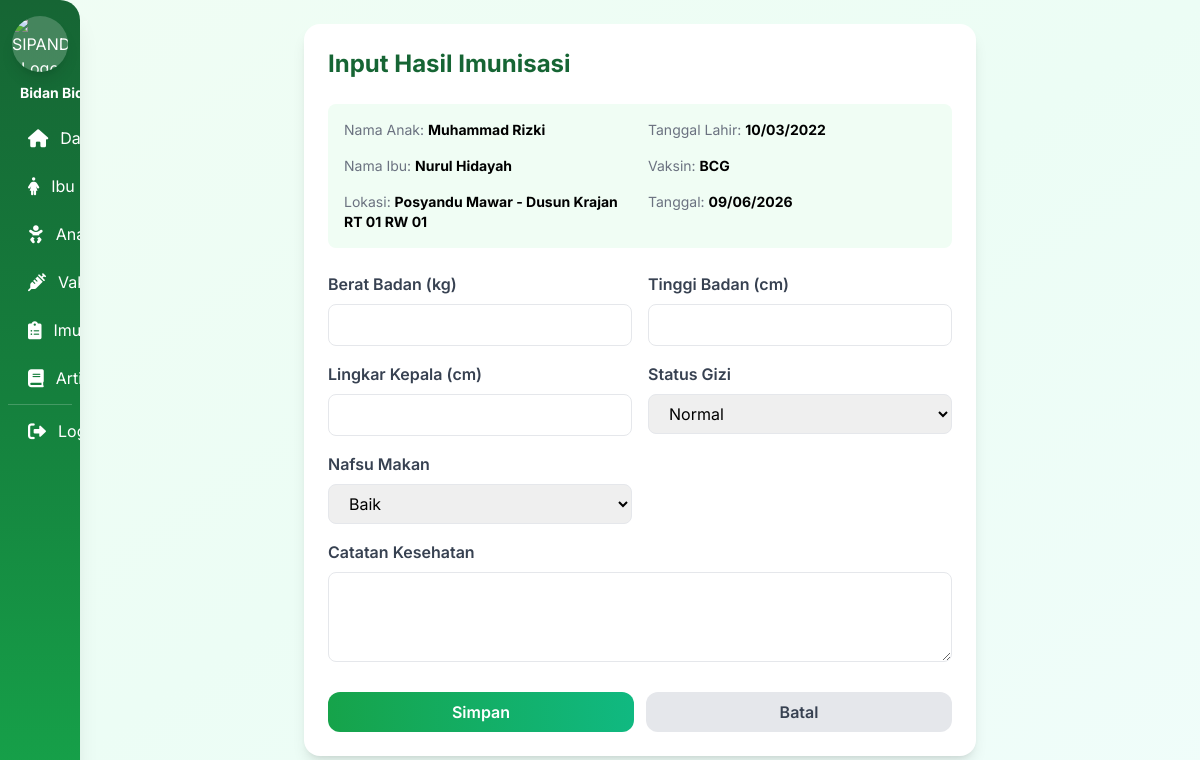
Page /bidan/imunisasi/tambah_hasil.php?id=1 (signed in) on the committed database.
### tables this page shows
CREATE TABLE pendaftaran_imunisasi (
    id_pendaftaran INT PRIMARY KEY AUTO_INCREMENT,
    id_jadwal INT NOT NULL,
    id_anak INT NOT NULL,
    STATUS ENUM('pending', 'selesai', 'batal') DEFAULT 'pending',
    tgl_daftar TIMESTAMP DEFAULT CURRENT_TIMESTAMP,
    created_at TIMESTAMP DEFAULT CURRENT_TIMESTAMP,
    created_by VARCHAR(16),
    updated_at TIMESTAMP DEFAULT CURRENT_TIMESTAMP ON UPDATE CURRENT_TIMESTAMP,
    updated_by VARCHAR(16),

    FOREIGN KEY (id_jadwal) REFERENCES jadwal_imunisasi(id_jadwal) ON DELETE CASCADE,
    FOREIGN KEY (id_anak) REFERENCES anak(id_anak) ON DELETE CASCADE,
    FOREIGN KEY (created_by) REFERENCES users(nik) ON DELETE SET NULL,
    FOREIGN KEY (updated_by) REFERENCES users(nik) ON DELETE SET NULL
);

CREATE TABLE anak (
    id_anak INT PRIMARY KEY AUTO_INCREMENT,
    nik_ibu VARCHAR(16) NOT NULL,
    nama_anak VARCHAR(100) NOT NULL,
    tempat_lahir VARCHAR(100),
    tanggal_lahir DATE,
    jenis_kelamin ENUM('L','P'),
    berat_lahir DECIMAL(5,2),
    panjang_lahir DECIMAL(5,2),
    created_at TIMESTAMP DEFAULT CURRENT_TIMESTAMP,
    updated_at TIMESTAMP DEFAULT CURRENT_TIMESTAMP ON UPDATE CURRENT_TIMESTAMP,
    
    FOREIGN KEY (nik_ibu) REFERENCES users(nik) ON DELETE CASCADE ON UPDATE CASCADE
);

CREATE TABLE users (
    nik VARCHAR(16) PRIMARY KEY,
    PASSWORD VARCHAR(255) NOT NULL,
    no_wa VARCHAR(20),
    nama_lengkap VARCHAR(100) NOT NULL,
    alamat TEXT,
    ROLE ENUM('admin','bidan','ibu') DEFAULT 'ibu',
    STATUS ENUM('active','pending','inactive') DEFAULT 'pending',
    created_at TIMESTAMP DEFAULT CURRENT_TIMESTAMP,
    created_by VARCHAR(16),
    updated_at TIMESTAMP DEFAULT CURRENT_TIMESTAMP ON UPDATE CURRENT_TIMESTAMP,
    updated_by VARCHAR(16),
    
    FOREIGN KEY (created_by) REFERENCES users(nik) ON DELETE SET NULL,
    FOREIGN KEY (updated_by) REFERENCES users(nik) ON DELETE SET NULL
);

CREATE TABLE vaksin (
    id_vaksin INT PRIMARY KEY AUTO_INCREMENT,
    nama_vaksin VARCHAR(100) NOT NULL,
    deskripsi TEXT,
    usia_rekomendasi INT,
    created_at TIMESTAMP DEFAULT CURRENT_TIMESTAMP
);

CREATE TABLE jadwal_imunisasi (
    id_jadwal INT PRIMARY KEY AUTO_INCREMENT,
    id_vaksin INT NOT NULL,
    tanggal DATE NOT NULL,
    lokasi VARCHAR(150) NOT NULL,
    petugas_nik VARCHAR(16),
    created_at TIMESTAMP DEFAULT CURRENT_TIMESTAMP,
    created_by VARCHAR(16),
    updated_at TIMESTAMP DEFAULT CURRENT_TIMESTAMP ON UPDATE CURRENT_TIMESTAMP,
    updated_by VARCHAR(16),
    
    FOREIGN KEY (id_vaksin) REFERENCES vaksin(id_vaksin) ON DELETE CASCADE,
    FOREIGN KEY (petugas_nik) REFERENCES users(nik) ON DELETE SET NULL,
    FOREIGN KEY (created_by) REFERENCES users(nik) ON DELETE SET NULL,
    FOREIGN KEY (updated_by) REFERENCES users(nik) ON DELETE SET NULL
);

### bidan/imunisasi/tambah_hasil.php (the view, shortened to what this page needs)
<?php
require_once __DIR__ . '/../../auth/cek_bidan.php';
$pendaftaran_id = isset($_GET['id']) ? (int)$_GET['id'] : 0;
$data = mysqli_fetch_assoc(mysqli_query($conn, "SELECT pi.*, a.nama_anak, a.tanggal_lahir, a.berat_lahir, a.panjang_lahir,
    u.nama_lengkap as nama_ibu, v.nama_vaksin, j.tanggal, j.lokasi
    FROM pendaftaran_imunisasi pi
    JOIN anak a ON pi.id_anak=a.id_anak
    JOIN users u ON a.nik_ibu=u.nik
    JOIN jadwal_imunisasi j ON pi.id_jadwal=j.id_jadwal
    JOIN vaksin v ON j.id_vaksin=v.id_vaksin
    WHERE pi.id_pendaftaran=$pendaftaran_id"));
include __DIR__ . '/../../templates/sidebar.php';
?>
<div class="max-w-2xl mx-auto fade-in">
    <div class="bg-white rounded-2xl shadow-lg p-6">
        <h1 class="text-2xl font-bold text-green-800 mb-6">Input Hasil Imunisasi</h1>
        <div class="bg-green-50 p-4 rounded-lg mb-6 grid grid-cols-2 gap-4 text-sm">
            <div><span class="text-gray-500">Nama Anak:</span> <strong><?php echo htmlspecialchars($data['nama_anak']); ?></strong></div>
            <div><span class="text-gray-500">Tanggal Lahir:</span> <strong><?php echo date('d/m/Y', strtotime($data['tanggal_lahir'])); ?></strong></div>
            <div><span class="text-gray-500">Nama Ibu:</span> <strong><?php echo htmlspecialchars($data['nama_ibu']); ?></strong></div>
            <div><span class="text-gray-500">Vaksin:</span> <strong><?php echo htmlspecialchars($data['nama_vaksin']); ?></strong></div>
            <div><span class="text-gray-500">Lokasi:</span> <strong><?php echo htmlspecialchars($data['lokasi']); ?></strong></div>
            <div><span class="text-gray-500">Tanggal:</span> <strong><?php echo date('d/m/Y', strtotime($data['tanggal'])); ?></strong></div>
        </div>
        <form method="POST">
            <div class="grid grid-cols-2 gap-4">
                <div>
                    <label class="block font-semibold text-gray-700 mb-2">Berat Badan (kg)</label>
                    <input type="number" step="0.01" name="berat_badan" required class="w-full px-4 py-2 border rounded-lg focus:outline-none focus:border-green-400">
                </div>
                <div>
                    <label class="block font-semibold text-gray-700 mb-2">Tinggi Badan (cm)</label>
                    <input type="number" step="0.01" name="tinggi_badan" required class="w-full px-4 py-2 border rounded-lg focus:outline-none focus:border-green-400">
                </div>
                <div>
                    <label class="block font-semibold text-gray-700 mb-2">Lingkar Kepala (cm)</label>
                    <input type="number" step="0.01" name="lingkar_kepala" required class="w-full px-4 py-2 border rounded-lg focus:outline-none focus:border-green-400">
                </div>
                <div>
                    <label class="block font-semibold text-gray-700 mb-2">Status Gizi</label>
                    <select name="status_gizi" class="w-full px-4 py-2 border rounded-lg focus:outline-none focus:border-green-400">
                        <option value="Normal">Normal</option>
                    </select>
                </div>
                <div>
                    <label class="block font-semibold text-gray-700 mb-2">Nafsu Makan</label>
                    <select name="nafsu_makan" class="w-full px-4 py-2 border rounded-lg focus:outline-none focus:border-green-400">
                        <option value="baik">Baik</option>
                    </select>
                </div>
                <div class="col-span-2">
                    <label class="block font-semibold text-gray-700 mb-2">Catatan Kesehatan</label>
                    <textarea name="catatan_kesehatan" rows="3" class="w-full px-4 py-2 border rounded-lg focus:outline-none focus:border-green-400"></textarea>
                </div>
            </div>
            <div class="flex gap-3 mt-6">
                <button type="submit" class="flex-1 bg-gradient-to-r from-green-600 to-emerald-500 text-white py-2 rounded-xl font-semibold hover:shadow-lg transition">Simpan</button>
                <a href="list_pendaftaran.php" class="flex-1 bg-gray-200 text-gray-700 text-center py-2 rounded-xl font-semibold hover:bg-gray-300 transition">Batal</a>
            </div>
        </form>
    </div>
</div>
<?php include __DIR__ . '/../../templates/footer.php'; ?>

### templates/sidebar.php (style rules this page uses)
* { font-family: 'Inter', sans-serif; }
.fade-in { animation: fadeIn 0.5s ease-out; }
@media (min-width: 1024px) { body { position: relative; } }

### rows in the picture
pendaftaran_imunisasi: id_anak.nama_anak "Muhammad Rizki", id_anak.tanggal_lahir "10/03/2022", users.nama_lengkap "Nurul Hidayah", vaksin.nama_vaksin "BCG", id_jadwal.lokasi "Posyandu Mawar - Dusun Krajan RT 01 RW 01", id_jadwal.tanggal "09/06/2026"
